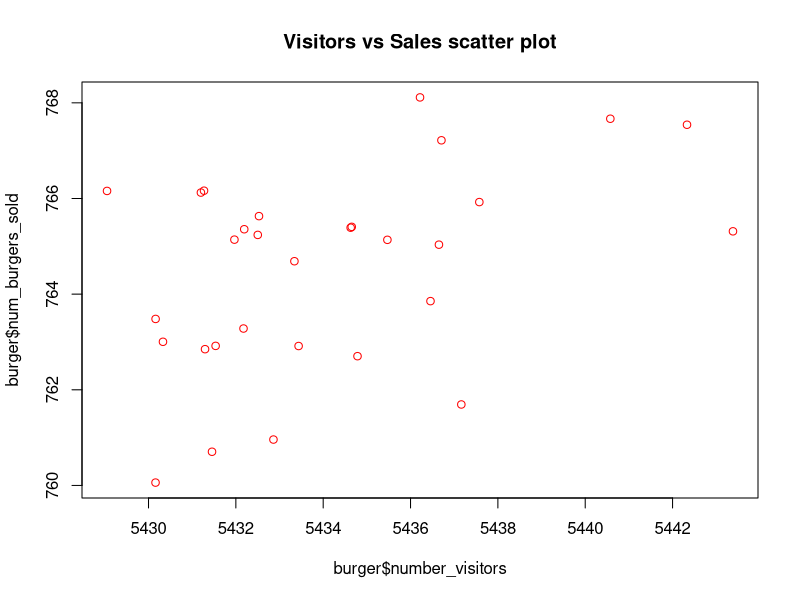

Write the R code that produced this figure.
## ---- chunk 1
number_visitors=rnorm(30, 5434, 3.9)
num_burgers_sold=rnorm(30, 765,2.1)
number_visitors
## ---- chunk 2
num_burgers_sold
## ---- chunk 3
burger= data.frame(number_visitors,num_burgers_sold)
burger
## ---- chunk 4
summary(burger)
## ---- chunk 5
plot(burger$number_visitors,burger$num_burgers_sold, col="red", main="Visitors vs Sales scatter plot")
